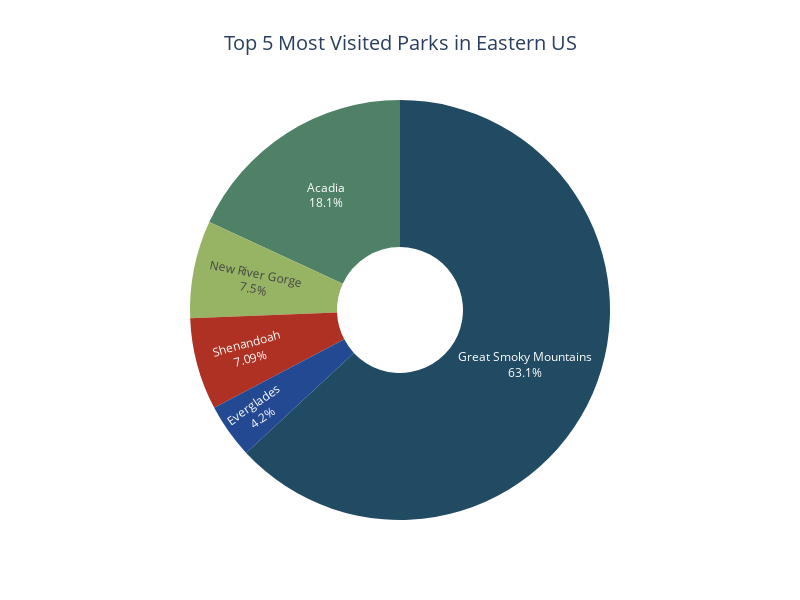

The notebook cell this image was saved under:
### Code cell
# Plotting top 5 most visited parks in Eastern US
top5_parks_east = east_df.nlargest(5,'Recreation visitors (2021)')

fig_east2 = px.pie(top5_parks_east, 
                     values='Recreation visitors (2021)',
                     names='Name',
                     width = 800, height = 600,
                     title = "Top 5 Most Visited Parks in Eastern US",
                     color_discrete_sequence=colors, hole = 0.3
            )
fig_east2.update_traces(textposition='inside', textinfo='percent+label')
fig_east2.update_layout(showlegend=False, title_font_size = 20, title_x=0.5)
fig_east2.show()

### Figure 1 — Plotly figure (JSON) as saved in the notebook; plotly's stock layout.template omitted (floating-point values rounded to 4 significant figures)
{"data": [{"domain": {"x": [0, 1], "y": [0, 1]}, "hole": 0.3, "hovertemplate": "Name=%{label}<br>Recreation visitors (2021)=%{value}<extra></extra>", "labels": ["Great Smoky Mountains", "Acadia", "New River Gorge", "Shenandoah", "Everglades"], "legendgroup": "", "name": "", "showlegend": true, "textinfo": "percent+label", "textposition": "inside", "type": "pie", "values": [14161548, 4069098, 1682720, 1592312, 942130]}], "layout": {"height": 600, "legend": {"tracegroupgap": 0}, "piecolorway": ["rgb(33, 75, 99)", "rgb(79, 129, 102)", "rgb(151, 179, 100)", "rgb(175, 49, 35)", "rgb(36, 73, 147)"], "showlegend": false, "title": {"font": {"size": 20}, "text": "Top 5 Most Visited Parks in Eastern US", "x": 0.5}, "width": 800}}
